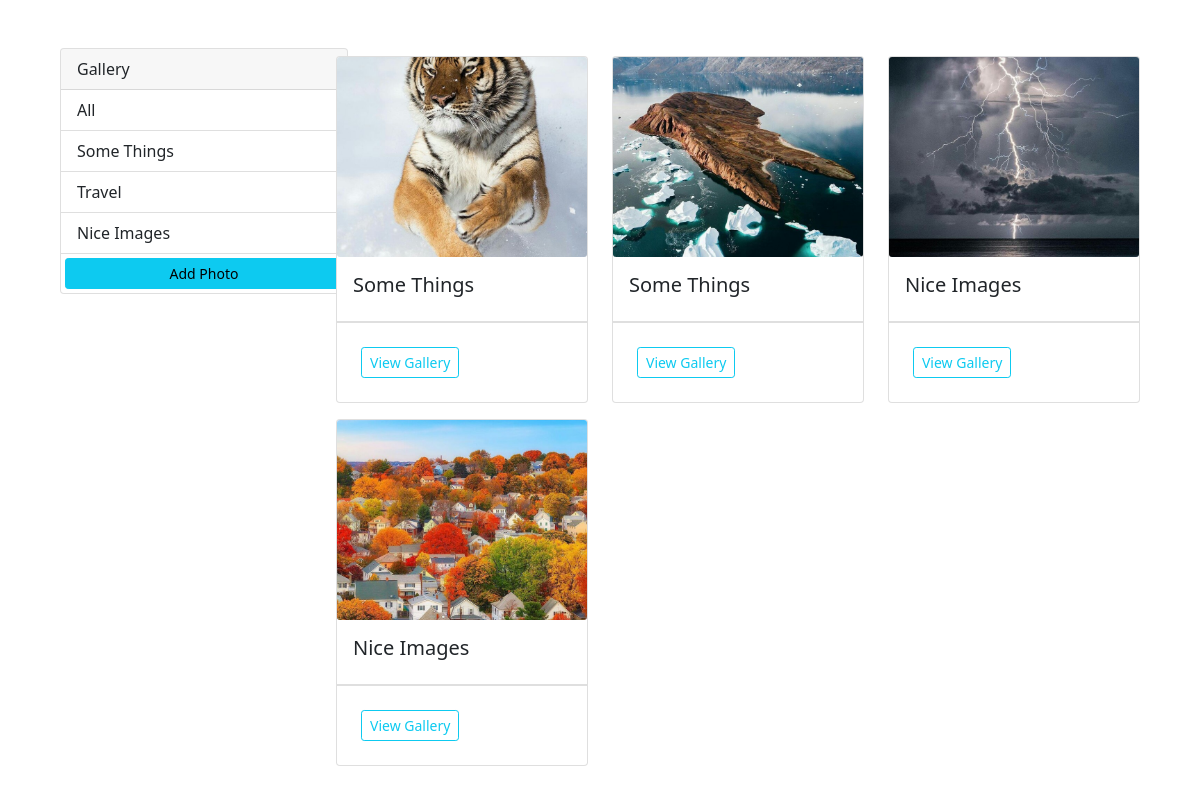
The page / on the database its author committed.
### photo/models.py (models this page shows, shortened)
class Category(models.Model):
    name = models.CharField(max_length=100, null=False, blank=False, )
    added = models.DateField(auto_now_add=True)
    slug = models.SlugField(unique=True, max_length=100, blank=True)
    tags = TaggableManager(blank=True)

class Photo(models.Model):
    category = models.ForeignKey(Category, on_delete=models.SET_NULL, null=True)
    image = models.ImageField(null=False, blank=False)
    description = models.TextField()
    added = models.DateField(auto_now_add=True)
    slug = models.SlugField(unique=True, max_length=100, blank=True)
    tags = TaggableManager(blank=True)

### photo/views.py (the view)
# urls.py: path('', views.gallery, name='gallery'),
def gallery(request):
    categories = Category.objects.all()
    photos = Photo.objects.all()
    context = {'categories': categories, 'photos': photos}
    return render(request, 'photos/gallery.html', context)

### templates/photos/gallery.html (shortened to what this page needs)
{% load static %}
<!DOCTYPE html>
<html lang="en">
<head>
    <link href="https://cdn.jsdelivr.net/npm/bootstrap@5.0.0-beta3/dist/css/bootstrap.min.css" rel="stylesheet">
    <link rel="stylesheet" type="text/css" href="{% static 'style.css' %}">
</head>
<body class="m-5">
    <div class="container">
        <div class="row">
                <div class="col-md-3">
                    <div class="card" style="width: 18rem;">
                        <div class="card-header">
                            Gallery
                        </div>
                        <ul class="list-group list-group-flush">
                        <li class="list-group-item">All</li>
                            {% for category in categories %}
                                <li class="list-group-item">{{ category.name }}</li>
                            {% endfor %}
                            <a href="{% url 'add' %}" class="btn btn-info btn-sm m-1">Add Photo</a>
                        </ul>
                    </div>
                </div>
            <div class="col-md-9">
                <div class="row">
                    {% for photo in photos %}
                    <div class="col-md-4">
                        <div class="card my-2">
                            <img class="card-img" src="{{ photo.image.url }}" alt="Card image cap">
                            <div class="card-body">
                            <h5 class="card-title">{{ photo.category.name }}</h5>
                            </div>
                            <ul class="list-group list-group-flush">
                            </ul>
                            <div class="card-body justify-content-center">
                                <a href="{% url 'photo' photo.id %}" class="btn btn-outline-info btn-sm m-2">View Gallery</a>
                            </div>
                        </div>
                    </div>
                     {% empty %}
                        <h4>No Photos Available</h4>
                    {% endfor %}
                </div>
            </div>
        </div>
    </div>
</body>
</html>

### static/style.css (style rules this page uses)
.card-img { height: 200px; object-fit: cover; }

### rows shown on the page
Category: name "Some Things"
Category: name "Travel"
Category: name "Nice Images"
Photo: image (picture), category.name "Some Things"
Photo: image (picture), category.name "Some Things"
Photo: image (picture), category.name "Nice Images"
Photo: image (picture), category.name "Nice Images"
